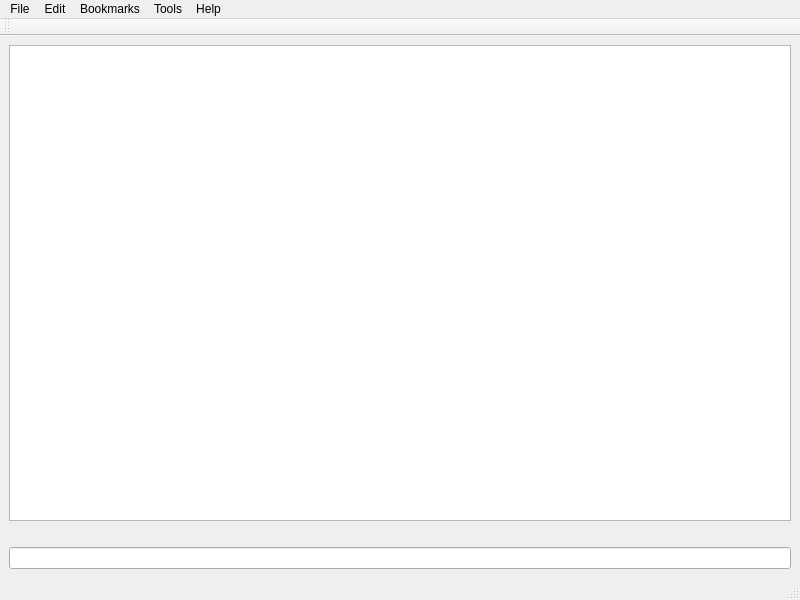
<?xml version="1.0" encoding="UTF-8"?>
<ui version="4.0">
 <class>MainWindow</class>
 <widget class="QMainWindow" name="MainWindow">
  <property name="geometry">
   <rect>
    <x>0</x>
    <y>0</y>
    <width>800</width>
    <height>600</height>
   </rect>
  </property>
  <property name="windowTitle">
   <string>QPalace</string>
  </property>
  <property name="iconSize">
   <size>
    <width>32</width>
    <height>32</height>
   </size>
  </property>
  <property name="unifiedTitleAndToolBarOnMac">
   <bool>true</bool>
  </property>
  <widget class="QWidget" name="centralwidget">
   <layout class="QVBoxLayout" name="verticalLayout_2">
    <item>
     <widget class="QGraphicsView" name="graphicsView">
      <property name="focusPolicy">
       <enum>Qt::NoFocus</enum>
      </property>
     </widget>
    </item>
    <item>
     <layout class="QVBoxLayout" name="verticalLayout">
      <item>
       <widget class="QLabel" name="whisperTargetTxt">
        <property name="font">
         <font>
          <italic>true</italic>
         </font>
        </property>
        <property name="text">
         <string/>
        </property>
       </widget>
      </item>
      <item>
       <widget class="QLineEdit" name="chatbox"/>
      </item>
     </layout>
    </item>
   </layout>
  </widget>
  <widget class="QMenuBar" name="menubar">
   <property name="geometry">
    <rect>
     <x>0</x>
     <y>0</y>
     <width>800</width>
     <height>19</height>
    </rect>
   </property>
   <widget class="QMenu" name="menuFile">
    <property name="title">
     <string>File</string>
    </property>
    <addaction name="actionNew_Connection"/>
    <addaction name="actionDisconnect"/>
    <addaction name="separator"/>
   </widget>
   <widget class="QMenu" name="menuEdit">
    <property name="title">
     <string>Edit</string>
    </property>
   </widget>
   <widget class="QMenu" name="menuBookmarks">
    <property name="title">
     <string>Bookmarks</string>
    </property>
    <addaction name="actionAdd"/>
    <addaction name="actionManage"/>
    <addaction name="separator"/>
   </widget>
   <widget class="QMenu" name="menuTools">
    <property name="title">
     <string>Tools</string>
    </property>
    <addaction name="actionSettings"/>
   </widget>
   <widget class="QMenu" name="menuHelp">
    <property name="title">
     <string>Help</string>
    </property>
    <addaction name="actionAbout_QPalace"/>
    <addaction name="actionPalace_Directory"/>
   </widget>
   <addaction name="menuFile"/>
   <addaction name="menuEdit"/>
   <addaction name="menuBookmarks"/>
   <addaction name="menuTools"/>
   <addaction name="menuHelp"/>
  </widget>
  <widget class="QStatusBar" name="statusbar"/>
  <widget class="QToolBar" name="toolBar">
   <property name="windowTitle">
    <string>toolBar</string>
   </property>
   <attribute name="toolBarArea">
    <enum>TopToolBarArea</enum>
   </attribute>
   <attribute name="toolBarBreak">
    <bool>false</bool>
   </attribute>
  </widget>
  <action name="actionNew_Connection">
   <property name="text">
    <string>&amp;New Connection</string>
   </property>
   <property name="shortcut">
    <string>Ctrl+N</string>
   </property>
  </action>
  <action name="actionDisconnect">
   <property name="text">
    <string>Disconnect</string>
   </property>
  </action>
  <action name="actionExit">
   <property name="text">
    <string>Exit</string>
   </property>
   <property name="shortcut">
    <string>Ctrl+Q</string>
   </property>
  </action>
  <action name="actionAdd">
   <property name="text">
    <string>Add</string>
   </property>
  </action>
  <action name="actionManage">
   <property name="text">
    <string>Manage...</string>
   </property>
  </action>
  <action name="actionSettings">
   <property name="text">
    <string>Settings...</string>
   </property>
  </action>
  <action name="actionAbout_QPalace">
   <property name="text">
    <string>About QPalace</string>
   </property>
  </action>
  <action name="actionPalace_Directory">
   <property name="text">
    <string>Palace Directory</string>
   </property>
  </action>
 </widget>
 <resources/>
 <connections/>
</ui>
